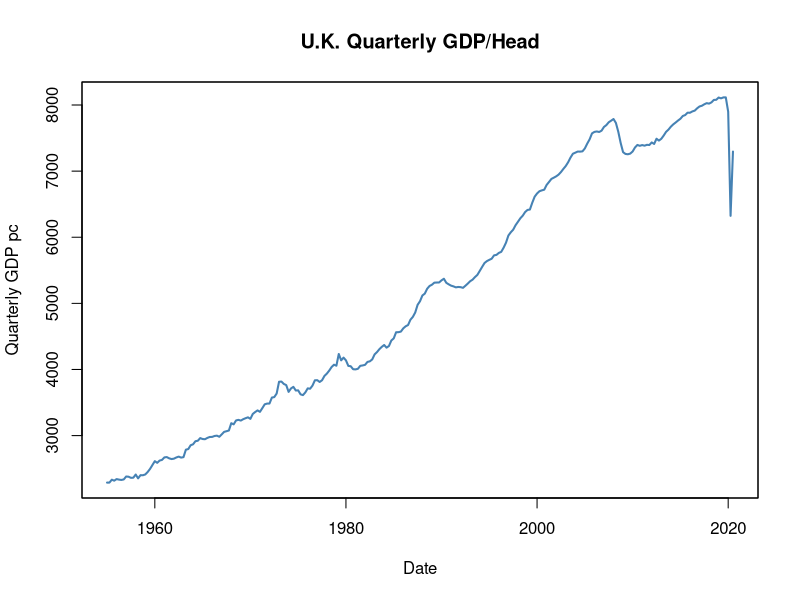
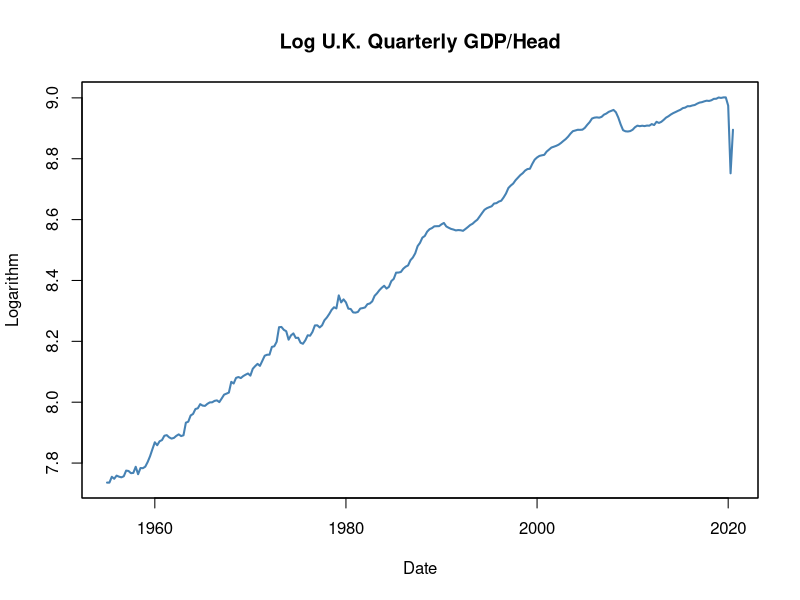
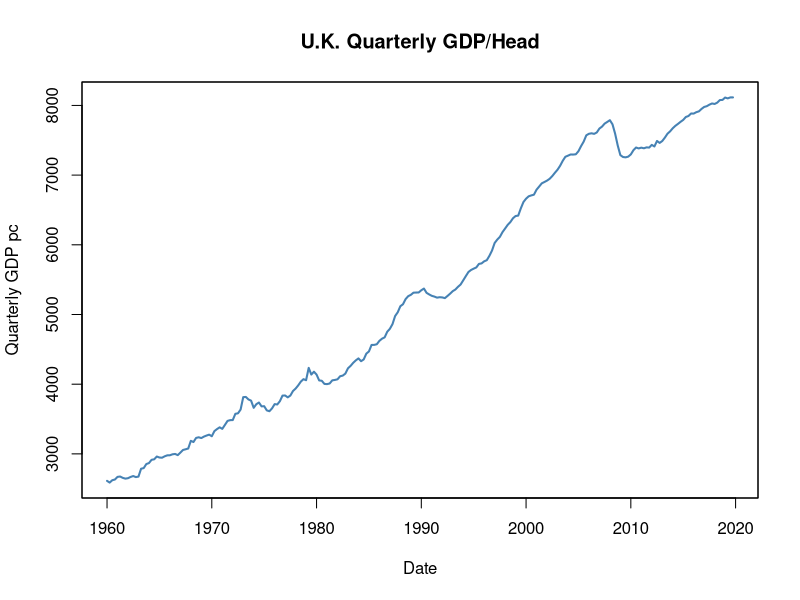
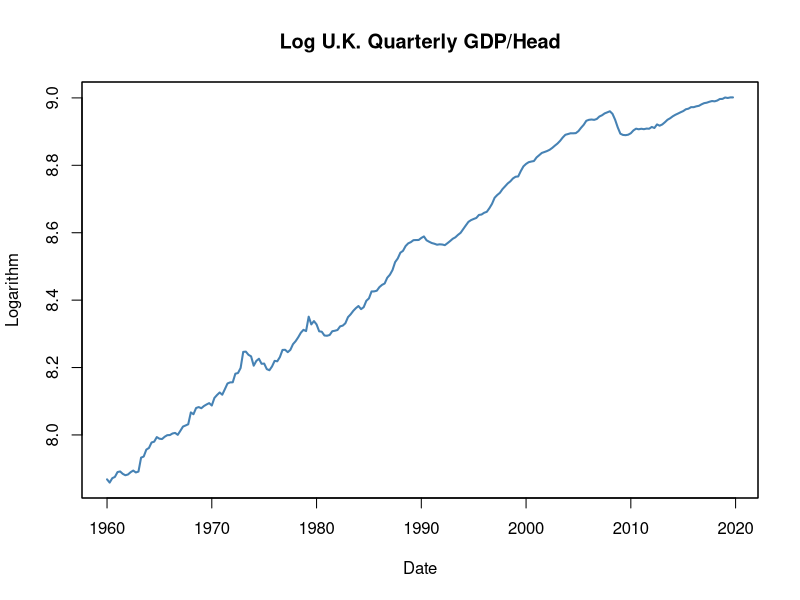
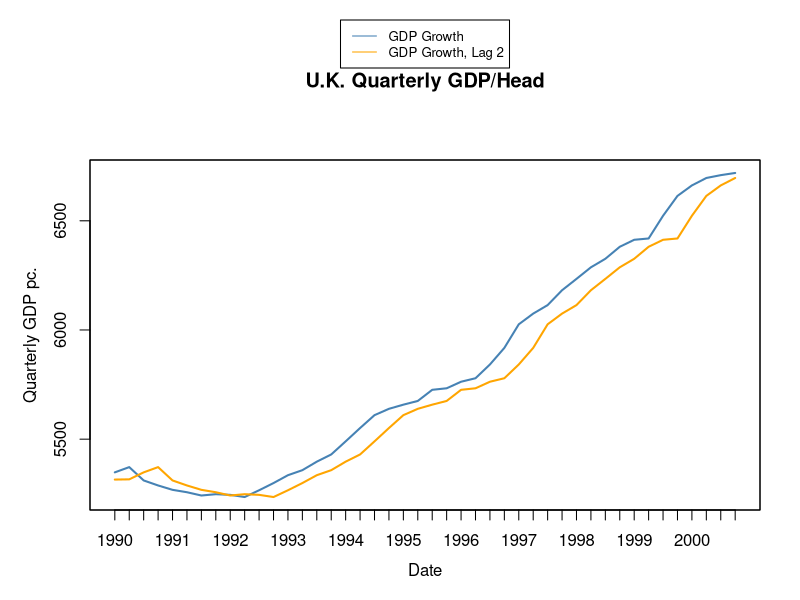
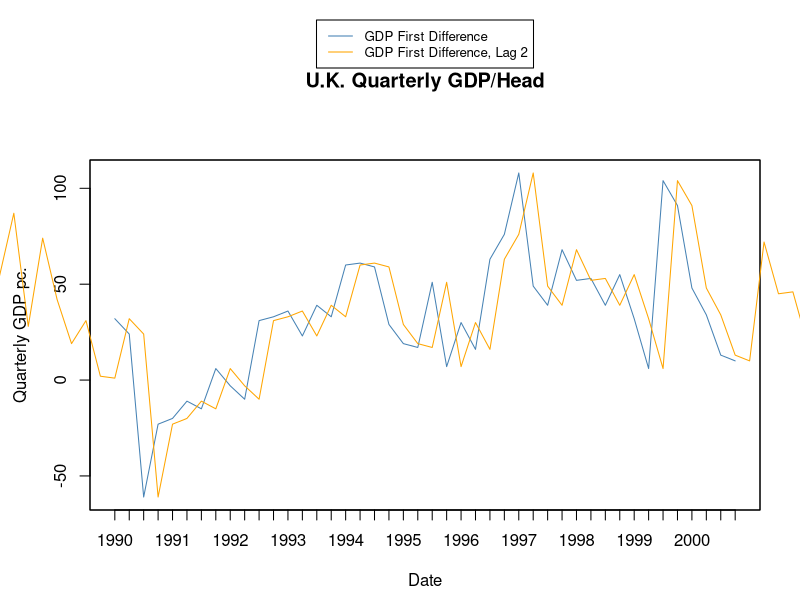

Generate these figures, in order, with R:
# Week 1 Exercises -- BEEM012.

# Adapted from exercises and examples in Hanck, Arnold, Gerber, and Schmelzer (2020) 
# Introduction to Econometrics with R. Accessible here. This book is licensed under the Creative Commons Attribution-NonCommercial-ShareAlike 4.0 International License. (HA)

### Section 1: Manipulating Time Series Data

### Section 1.1
# Install the following packages: 
# (Once you have installed these, you can comment out these lines)
#install.packages("readxl")
#install.packages("AER")
#install.packages("xts")
#install.packages("dynlm")

# Load useful libraries we will use for time series.
library(AER)
library(readxl)
library(xts)
library(zoo)
library(dynlm)

## Section 1.2: Load & Format Data

# Change this line to the path for your working directory on your computer:
setwd("~/Dropbox/ExeterTeaching/BEEM012J/RScripts/")

# load UK macroeconomic data
UK_gdp <- read_excel(path = "UK_GDPpc_Quarterly-Full.xls")

# Now, we want to reformat our data so that the "Date" column
# is loaded in as a recognized date. To understand the format string
# format = "%Y Q%q" load the raw xls file and look at how dates are stored
# in that file.
UK_gdp$Date <- as.yearqtr(UK_gdp$Date, format = "%Y Q%q")

# We're going to convert our data into an xts formatted object, so we can use
# time series tools easily:
GDP_full_xts <- xts(UK_gdp$GDPpc, UK_gdp$Date)

# Let's plot some of this data to get a sense of the patterns that exist:
plot(as.zoo(GDP_full_xts),col = "steelblue",
     lwd = 2,
     ylab = "Quarterly GDP pc",
     xlab = "Date",
     main = "U.K. Quarterly GDP/Head")

plot(as.zoo(log(GDP_full_xts)),col = "steelblue",
     lwd = 2,
     ylab = "Logarithm",
     xlab = "Date",
     main = "Log U.K. Quarterly GDP/Head")

# We're also going to learn how to take subsets of our data. 
# It looks like we've got huge outliers in 2020-2021 (obviously!) so we are going to look at data up to 2019 instead.
# We can remove this outlier if it's convenient to do so like this when it is near the end of our time series,
# or we could include it and just take account of it when doing our analysis.
GDP_xts = GDP_full_xts["1960::2019"]

# Let's plot some of this data to get a sense of the patterns that exist:
plot(as.zoo(GDP_xts),col = "steelblue",
     lwd = 2,
     ylab = "Quarterly GDP pc",
     xlab = "Date",
     main = "U.K. Quarterly GDP/Head")

plot(as.zoo(log(GDP_xts)),col = "steelblue",
     lwd = 2,
     ylab = "Logarithm",
     xlab = "Date",
     main = "Log U.K. Quarterly GDP/Head")

### Section 1.3: Lags and Differences 
# # Lags are very important for understanding time series.
# Uncomment the line below to explore the details of the lag() operator
# we use for time series data:
# ?lag

# To take the lag of a variable, we use the lag() operator, where the second 
# argument is the order of the lag:
GDP_xts_lag2 = lag(GDP_xts,2)
# Here we are taking the 2nd-order lag of Y_t. 
# When you look at the first few periods, what do you notice about missing values?
print(GDP_xts_lag2["1960::1961"])

# Let's plot these lags to make sure we know what is going on:
par(mar=c(4.5, 4.5, 8, 2), xpd=TRUE)
plot(as.zoo(GDP_xts["1990::2000"]), col = "steelblue",
     lwd = 2,
     ylab = "Quarterly GDP pc.",
     xlab = "Date",
     mgp = c(2.5, 1, 0),
     mar= c(3,3,3,3), 
     width=5,
     height=5,
     main = "U.K. Quarterly GDP/Head")
lines(as.zoo(GDP_xts_lag2["1990::2000"]),
      type = "l", lwd =2,
      col = "orange")
legend("top",
       c("GDP Growth", "GDP Growth, Lag 2"), 
       col = c("steelblue", "orange"), 
       lty = c(1, 1),
       inset=c(0,-0.4),
       cex = 0.8
)

# In addition to lags, we are also interested in differences:
GDP_diff_xts <- diff(GDP_xts)
# We can also take lags of differences:
GDP_diff_lag1_xts <- lag(GDP_diff_xts,1)

plot(as.zoo(GDP_diff_xts["1990::2000"]), col = "steelblue",
     lwd = 1,
     ylab = "Quarterly GDP pc.",
     xlab = "Date",
     main = "U.K. Quarterly GDP/Head")
lines(as.zoo(GDP_diff_lag1_xts),
      type = "l", lwd =1,
      col = "orange")
legend("top",
       c("GDP First Difference", "GDP First Difference, Lag 2"), 
       col = c("steelblue", "orange"), 
       lty = c(1, 1),
       inset=c(0,-0.4),
       cex = 0.8
)

# We might also want to think of the Growth rate, which is useful for analysis and interpretation.
GDPGrowth_xts <- xts(400 * log(GDP_xts/lag(GDP_xts)))

### Section 2.1: Autocovariance & Autocorrelation:
# let's take a subset of the data to work with and generate the lags of 
GDP_1990_2005 <- GDP_xts["1990::2005"]

GDPGR_1990_2005 <- GDPGrowth_xts["1990::2005"]
GDPGR_1990_2005_lag1 <- lag(GDPGR_1990_2005)

# We drop the periods where we cannot observe GDP growth lags.
# take a look at the dataframe with our computed growth rates and lags,
# Where do we have missing values?
print(GDPGR_1990_2005_lag1["1990::1991"])
# We can't compute the lag in the first period (1990 Q1), because we need 
# to observe the prior period.
# So, we fix this by dropping the first observation of each.
# Now we compute the sample covariance and variance:
autocov_1 = cov(GDPGR_1990_2005[-1], GDPGR_1990_2005_lag1[-1])
var_yt = var(GDPGR_1990_2005[-1])
# With these two values, use Equation 1 from the exercise handout to compute the 
# the sample estimate of first-order autocorrelation:
autocor_yt_lag1 = autocov_1 / var_yt
print(autocor_yt_lag1)

# Now, use the 'acf' function to compute the first four autocorrelations in one step:

# Compute these autocorrelations for 1965-1990:

# Compute these autocorrelations for 2005-2020:

### Section 3: Autoregressions

### Section 3.1: Data Setup
# Let's set up data and lags manually so we can run an autoregression.
# length of data set

N <-length(GDPGR_1990_2005)
# So to manually create lags, we drop the first observation of our Y_t,
# which has the effect of ''shifting'' all observations by one. 
# To ensure we keep the same number of observations, we drop the final
# observation of the time series to get our series of lags

## IF THIS SEEMS CONFUSING, DON'T WORRY! In practice you will always use 
# the lag() function to compute lags, but I thought it would be good to
# demonstrate how we can do this without any special functions.

# Recall: using the [-N] index removes the Nth item from the array
GDPGR_level <- as.numeric(GDPGR_1990_2005[-1])
# Now drop the last value to get a series of lags
GDPGR_lags <- as.numeric(GDPGR_1990_2005[-N])
# estimate the linear model
armod <- lm(GDPGR_level ~ GDPGR_lags)
coeftest(armod)

# We can use the lag() operator to do this in one step:
# This is the same as lm(Y_t ~ Y_(t-1))
GDPGR_AR1_lm <- lm(GDPGR_1990_2005 ~ lag(GDPGR_1990_2005,1))
coeftest(GDPGR_AR1_lm)
summary(GDPGR_AR1_lm)$r.squared

# Using the lag notation above, compute the 2nd and 3rd order AR models:
# This is the same as lm(Y_t ~ Y_(t-1) + Y_(t-2)) which is equivalent
# to estimating Y_t = \beta_0 + \beta_1 Y_(t-1) + \beta_2 Y_(t-2)
GDPGR_AR2_lm <- lm(GDPGR_1990_2005 ~ lag(GDPGR_1990_2005,1) + lag(GDPGR_1990_2005,2))
coeftest(GDPGR_AR2_lm)
summary(GDPGR_AR2_lm)$r.squared

GDPGR_AR2_lm <- lm(GDPGR_1990_2005 ~ lag(GDPGR_1990_2005,1:2))
coeftest(GDPGR_AR2_lm)
summary(GDPGR_AR2_lm)$r.squared

# Now, we can compute this with a single step without even having to write out
# the individual lags using the ar.ols() module:
arpackage_model <- ar.ols(GDPGR_1990_2005, 
                          demean = FALSE,
                          aic = FALSE,
                          order.max = 3,
                          intercept = TRUE)
print(arpackage_model)
arpackage_model_coef = as.numeric(arpackage_model$ar[1])
arpackage_model_coef_se = as.numeric(arpackage_model$asy.se.coef$ar[2])
arpackage_model_coef_tstat = arpackage_model_coef / arpackage_model_coef_se
print(arpackage_model_coef_tstat)
# This package is a bit of a "black-box" because it automatically adjusts for 
# some more advanced settings we haven't used set, so we will continue manually
# setting up our AR regressions. You might find this more convenient to use in
# the future, however.

### Section 4: Forecasting & Forecast Error
# the terms in the square brackets in GDPGrowth_xts["2005"][4] are used to 
# select a particular observation - here we are choosing Q4 of 2005.
# Recall that with AR1 model the forecast of Y_t is:
# Y_t = \beta_0_AR1 + \beta_1_AR1 * Y_(t-1)
# Here, to forecast we want to predict the first observation outside of our data
# used to estimate the model, which ends in 2005, Q4. So here, T+1 = 2006 Q1,
# so we use the observed Y_T from 2005 Q4 and the estimated coefficients to 
# forecast:
beta_0_AR1 <- coef(GDPGR_AR1_lm)[1]
beta_1_AR1 <- coef(GDPGR_AR1_lm)[2]
forecasted_value_AR1 = beta_0_AR1 + (beta_1_AR1 %*% GDPGrowth_xts["2005"][4])
# Now, let's see how accurate this is:
forecast_error_AR1 = forecasted_value_AR1 - GDPGrowth_xts["2006"][1]
cat("Forecasted Value AR(1):", forecasted_value_AR1, "\n")
cat("Actual Value AR(1):", GDPGrowth_xts["2006"][1], "\n")
cat("Forecast Error AR(1):", forecast_error_AR1, "\n")

# With AR2, the forecast of Y_t is:


# With AR3, the forecast of Y_t is:


### 
GDPGrowth_xts <- xts(400 * log(GDP_xts/lag(GDP_xts)))
GDPGR_1990_2005 <- GDPGrowth_xts["1990::2005"]

# Now, add the unemployment rate:
UK_UnemploymentRate <- read_excel(path = "UK_UnemploymentRate.xls")
UK_UnemploymentRate$Date <- as.yearqtr(UK_UnemploymentRate$Date, format = "%Y Q%q")
UK_UnemploymentRate_xts <- xts(UK_UnemploymentRate$UnemploymentRate, UK_UnemploymentRate$Date)
UK_UnemploymentRate_1990_2005 <- UK_UnemploymentRate_xts["1990::2005"]
UK_UnemploymentRate_diff = diff(UK_UnemploymentRate_1990_2005)

# Take the code above to estimate the ADL11 model:
GDPGR_ADL11_lm_unemp <- lm(GDPGR_1990_2005 ~ lag(GDPGR_1990_2005,1) + lag(UK_UnemploymentRate_diff,1))
coeftest(GDPGR_ADL11_lm_unemp)
summary(GDPGR_ADL11_lm_unemp)$r.squared

# Take the code above to estimate the ADL22 model:
GDPGR_ADL22_lm_unemp <- lm(GDPGR_1990_2005 ~ lag(GDPGR_1990_2005,1) + lag(GDPGR_1990_2005,2) + lag(UK_UnemploymentRate_diff,1) + lag(UK_UnemploymentRate_diff,2))
coeftest(GDPGR_ADL22_lm_unemp)
summary(GDPGR_ADL22_lm_unemp)$r.squared
